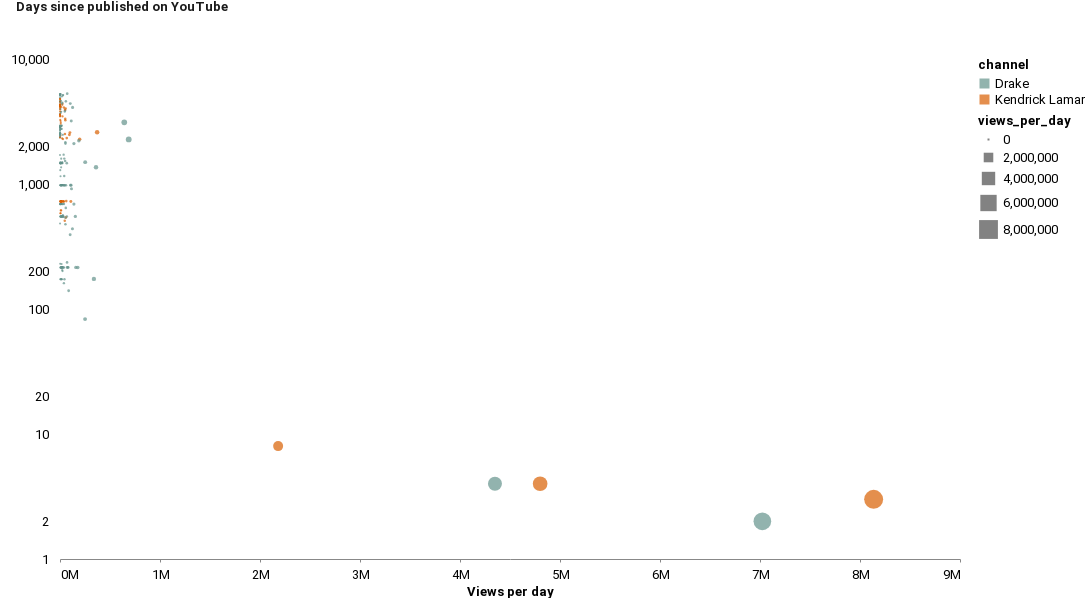

The notebook cell this image was saved under:
### Code cell
alt.Chart(
    df[
        [
            "title",
            "channel",
            "viewCount",
            "likeCount",
            "commentCount",
            "views_per_day",
            "comments_per_day",
            "days_since_pub",
        ]
    ],
    padding={"left": 5},
).mark_circle().encode(
    x=alt.X(
        "views_per_day", title="Views per day", axis=alt.Axis(format="2s", tickCount=10)
    ),
    y=alt.Y(
        "days_since_pub",
        title="Days since published on YouTube",
        axis=alt.Axis(grid=False),
    ).scale(type="log"),
    color="channel",
    size="views_per_day",
    tooltip=["title", "channel", "views_per_day", "days_since_pub"],
).properties(
    width=900, height=500
)

### Figure 1 — Vega-Lite specification as saved in the notebook (floating-point values rounded to 4 significant figures; data arrays with more than 128 entries replaced by an {"elided": "..."} marker saying what was removed)
{"config": {"padding": {"left": -10, "top": 10, "right": 5, "bottom": 0}, "view": {"width": 650, "height": 400, "strokeOpacity": 0}, "background": "#ffffff", "title": {"anchor": "start", "font": "Roboto", "fontColor": "#1a1a1a", "fontSize": 18, "fontWeight": "bold", "dy": -10, "dx": 10}, "arc": {"fill": "#64938B"}, "area": {"fill": "#64938B", "opacity": 0.6}, "line": {"stroke": "#64938B", "strokeWidth": 3}, "path": {"stroke": "#64938B"}, "rect": {"fill": "#64938B"}, "shape": {"stroke": "#64938B"}, "bar": {"fill": "#64938B"}, "point": {"stroke": "#64938B"}, "symbol": {"fill": "#64938B", "size": 30}, "axis": {"titleFont": "Roboto", "titleFontSize": 13, "titleFontWeight": "bold", "labelFont": "Roboto", "labelFontSize": 13, "labelFontWeight": "normal", "labelFontColor": "#e9e9e9"}, "axisX": {"labelAngle": 0, "labelPadding": 6, "tickSize": 3, "grid": false}, "axisY": {"labelBaseline": "middle", "maxExtent": 45, "minExtent": 45, "titleAlign": "left", "titleAngle": 0, "titleX": -35, "titleY": -46, "domainOpacity": 0, "gridWidth": 0.6, "gridColor": "#dddddd", "offset": 10, "tickSize": 0, "titleColor": "#1a1a1a"}, "legend": {"titleFont": "Roboto", "titleFontSize": 13, "titleFontWeight": "bold", "symbolType": "square", "labelFont": "Roboto", "labelFontSize": 13, "anchor": "middle", "legendX": -50}, "range": {"category": ["#64938B", "#d95f02", "#7570b3", "#e7298a", "#66a61e"], "diverging": ["#8c510a", "#d8b365", "#f6e8c3", "#f5f5f5", "#c7eae5", "#5ab4ac", "#01665e"], "heatmap": ["#C7EAE5", "#A6CDC7", "#85B0A9", "#64938B", "#42766C", "#21594E", "#003C30"], "ordinal": ["#64938B", "#d95f02", "#7570b3", "#e7298a", "#66a61e"], "ramp": ["#C7EAE5", "#A6CDC7", "#85B0A9", "#64938B", "#42766C", "#21594E", "#003C30"]}}, "data": {"name": "data-f7b33a0932cfa851e02294c25919b21a"}, "mark": {"type": "circle"}, "encoding": {"color": {"field": "channel", "type": "nominal"}, "size": {"field": "views_per_day", "type": "quantitative"}, "tooltip": [{"field": "title", "type": "nominal"}, {"field": "channel", "type": "nominal"}, {"field": "views_per_day", "type": "quantitative"}, {"field": "days_since_pub", "type": "quantitative"}], "x": {"axis": {"format": "2s", "tickCount": 10}, "field": "views_per_day", "title": "Views per day", "type": "quantitative"}, "y": {"axis": {"grid": false}, "field": "days_since_pub", "scale": {"type": "log"}, "title": "Days since published on YouTube", "type": "quantitative"}}, "height": 500, "padding": {"left": 5}, "width": 900, "$schema": "https://vega.github.io/schema/vega-lite/v5.17.0.json", "datasets": {"data-f7b33a0932cfa851e02294c25919b21a": {"elided": "301 records"}}}
